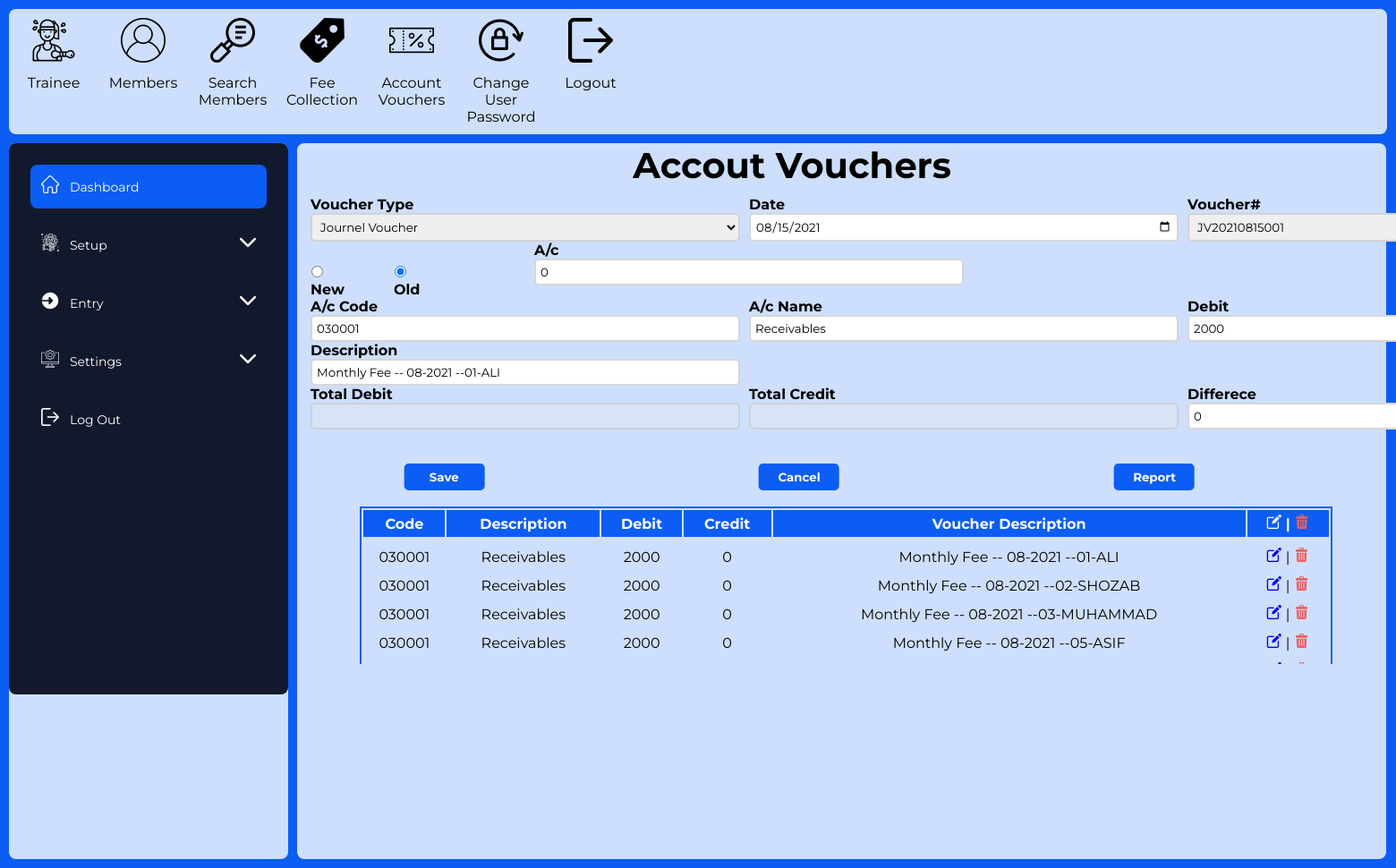
Page /vouchers/29/ (signed in) on the committed database.
### gymapp/models.py (models this page shows, shortened)
class Cashdet01(models.Model):
    CHOICES = (
        ('BV', 'Bank Voucher'),
        ('CV', 'Cash Voucher'),
        ('JV', 'Journel Voucher'),
    )
    code = models.CharField(max_length=10000)
    salpur = models.CharField(max_length=30, default=0 )
    bill = models.CharField(max_length=30, default=0 )
    party = models.CharField(max_length=30, default=0)
    date = models.DateField(default='2021-01-01')
    partydescript = models.CharField(max_length=30,default=0)
    descript = models.CharField(max_length=100, default=0)
    debit = models.IntegerField(default=0 )
    credit = models.IntegerField(default=0 )
    vouchno = models.CharField(max_length=30 )
    balance = models.IntegerField(default=0 )
    cashbalance = models.IntegerField(default=0 )
    primaryno = models.AutoField(primary_key=True)
    balance1 = models.IntegerField(default=0 )
    vouchtype = models.CharField(max_length=30, choices=CHOICES)
    reconmark = models.CharField(max_length=30, default=0 )
    username = models.CharField(max_length=30 )
    entrydate = models.DateField()
    deleted = models.CharField(max_length=30 )

### gymapp/decorators.py (the view)
        def wrapper_func(request, *args, **kwargs):
            group = None
            if request.user.groups.exists():
                group = request.user.groups.all()[0].name
            if group in allowed_roles:
                print('group in allowed roles decorator')
                return view_func(request, *args, **kwargs)
            else:
                return HttpResponse('You are not authorized to view this page')

### gymapp/forms.py
class Cashdet01_f(ModelForm):
    class Meta:
        model = Cashdet01
        fields = "__all__"
        exclude = ('salpur', 'bill', 'reconmark',
                   'username', 'deleted', 'vouchno','code', 'date')

### gymapp/models.py (called while the page is built)
    def __str__(self):
        return self.party

### gymapp/views.py (called while the page is built)
@login_required(login_url='login')
@allowed_users(allowed_roles=['admin'])
def updatevoucher(request, pk):
    accountvoucher = Cashdet01.objects.get(primaryno=pk)
    form = Cashdet01_f(instance=accountvoucher)
    accountvouchers = Cashdet01.objects.all()
    chartsofaccounts = Customer01.objects.all()
    context = {'form': form, 'vouchers': accountvouchers,
               'voucher': accountvoucher,'chartsofaccounts': chartsofaccounts, }
    if 'save' in request.POST:
        form = Cashdet01_f(request.POST, instance=accountvoucher)
        if form.is_valid():
            form.save()
            return redirect('/vouchers/')
    if 'cancel' in request.POST:
        return redirect('/vouchers/')
    return render(request, 'gymtime/voucher_edit.html', context)

### gymapp/templates/gymtime/voucher_edit.html (shortened to what this page needs)
{% extends 'gymtime/dashboard.html' %}{% load static %}{% block content %}
<div class="item3">
    <form action="" method="POST">
        <section class="voucher-inputs">
            <h1 class="voucher-main-heading">Accout Vouchers</h1>
            <div class="voucher-first-line">
                <label><span>Voucher Type</span>
          <div>{{form.vouchtype}}</div>
        </label>
                <label><span>Date</span>
          <div class="voucher-first-line-input voucher-first-line-input-second">
            {{form.entrydate}}
          </div>
        </label>
                <label><span>Voucher#</span>
          <select
            name="Voucherno"
            class="voucher-first-line-dropbox2"
            id="id_select"
          >
            {% if vouchers %} {%for voucher in vouchers %}
            <option value="{{voucher.vouchno}}">{{voucher.vouchno}}</option>
            {% endfor %} {% else %}
            <option>none</option>
            {% endif %}
          </select></label
        >
            </div>
            <div class="voucher-second-line">
                <div class="voucher-second-line-radio">
                    <div class="voucher-second-line-radio1">
                        <input type="radio" name="voucher" value="new" class="voucher-second-line-input voucher-second-line-input-first" id="voucher-second-line-input-first" /><label><span class="old">New</span></label>
                    </div>
                    <div class="voucher-second-line-radio2">
                        <input type="radio" name="voucher" value="old" class="voucher-second-line-input voucher-second-line-input-second" id="voucher-second-line-input-second" checked onclick="oldCheck()" /><label> <span class="old">Old</span></label>
                    </div>
                </div>
                <label id="id_balanceDiv"><span>A/c</span>
          <div
            type="text"
            class="voucher-second-line-input voucher-second-line-input-third"
          >
            {{form.balance}}
          </div>
        </label>
            </div>
            <div class="voucher-third-line">
                <label><span>A/c Code</span>
          <div
            type="text"
            contenteditable="false"
            class="voucher-third-line-input voucher-third-line-input-first"
          >
            {{form.party}}
          </div>
        </label>
                <label class="my-input"><span>A/c Name</span>
          <div
            type="text"
            class="voucher-third-line-input voucher-fir-third-line-input-second"
          >
            {{form.partydescript}}
          </div>
        </label>
                <label><span>Debit</span>
          <div
            class="voucher-third-line-input voucher-fir-third-line-input-third"
          >
            {{form.debit}}
          </div>
        </label>
            </div>
            <div class="voucher-fourth-line">
                <label><span>Description</span>
          <div
            type="text"
            class="voucher-fourth-line-input voucher-fourth-line-input-first"
          >
            {{form.descript}}
          </div>
        </label>
            </div>
            <div class="voucher-fifth-line">
                <label><span>Total Debit</span>
          <div class="voucher-fifth-line-input voucher-fifth-line-input-first">
            <input type="text" disabled />
          </div>
        </label>
                <label><span>Total Credit</span>
          <div class="voucher-fifth-line-input voucher-fifth-line-input-second">
            <input type="text" disabled />
          </div>
        </label>
                <label><span>Differece</span>
          <div class="voucher-fifth-line-input voucher-fifth-line-input-third">
            {{form.balance1}}
          </div>
        </label>
            </div>
        </section>
        <section class="members">
            <div class="members-buttons">
                <button class="members-buttons-button members-buttons-button-save" id="members-buttons-button-save" type="submit" name="save">
          Save
        </button>
        <a href="{% url 'accountsvoucher' %}"><button class="members-buttons-button members-buttons-button-cancel" type="button">
          Cancel
        </button></a>
                <button class="members-buttons-button members-buttons-button-report">
          Report
        </button>
            </div>
        </section>
        <section class="voucher-table">
            <table>
                <thead>
                    <tr>
                        <th>Code</th>
                        <th>Description</th>
                        <th>Debit</th>
                        <th>Credit</th>
                        <th>Voucher Description</th>
                        <th>
                            <i class="flaticon-edit"></i><span>|</span
              ><i class="flaticon-trash trash"></i>
            </th>
          </tr>
        </thead>
        <tbody>
          {% for voucher in vouchers%}
          <tr>
            <td>{{voucher.party}}</td>
            <td>{{voucher.partydescript}}</td>
            <td>{{voucher.debit}}</td>
            <td>{{voucher.credit}}</td>
            <td>{{voucher.descript}}</td>
            <td>
              <a
                href="{% url 'updatevoucher' voucher.primaryno %}"
                class="voucher-table-icon voucher-table-edit"
                ><i class="flaticon-edit edit"></i></a
              ><span>|</span
              ><a
                href="{% url 'deleteaccountsvouchers' voucher.primaryno %}"
                class="voucher-table-icon voucher-table-delete"
                ><i class="flaticon-trash trash"></i
              ></a>
            </td>
          </tr>
          {% endfor %}
        </tbody>
      </table>
    </section>
  </form>
</div>
{% endblock %}

### static/css/main.css (style rules this page uses)
* { margin: 0; padding: 0; box-sizing: border-box; font-family: "Montserrat", sans-serif; }
.trash { color: #ec6060; }
body { background-color: #0c5df4; }
.item3 { grid-area: main; border-radius: 8px; position: relative; width: 78vw; z-index: 5; }
.grid-container>div[class="item3"] { background-color: rgba(255, 255, 255, 0.8); }
a { text-decoration: none; }
form { margin-left: 10px; }
label { display: flex; flex-direction: column; }
label span { margin-left: 5px; font-weight: bold; }
input { padding: 5px; margin: 0 5px; border-radius: 5px; border: 2px solid rgba(204, 204, 204, 0.8); outline: none; }
button { cursor: pointer; }
table { margin-left: auto; margin-right: auto; border: 2px solid #0c5df4; width: 90%; }
table th { padding: 5px; background-color: #0c5df4; color: #fff; }
table tr { text-align: center; }
table tr td { padding-top: 10px; white-space: nowrap; text-overflow: ellipsis; }
table tr span { padding: 0 5px; }
.members { width: 100%; margin-top: 30px; }
.members-buttons { width: 100%; display: flex; justify-content: space-around; transform: translateX(-5%); margin: 0.5rem !important; padding: 0.5rem !important; }
.members-buttons-button { width: 90px; padding: 5px 0; border: 2px solid #0c5df4; border-radius: 5px; outline: none; background-color: #0c5df4; margin: 0px 5px; color: #fff; font-weight: bold; }
.voucher-inputs input { width: 250px; }
.voucher-first-line { display: flex; margin-top: 10px; }
.voucher-main-heading { text-align: center; transform: translateX(-5%); font-size: 40px; }
#id_vouchtype { width: 250px; padding: 5px; margin: 0 5px; border-radius: 5px; border: 2px solid rgba(204, 204, 204, 0.8); outline: none; }
.voucher-first-line-dropbox2 { width: 250px; padding: 5px; margin: 0 5px; border-radius: 5px; border: 2px solid rgba(204, 204, 204, 0.8); outline: none; }
.voucher-second-line { display: flex; }
.voucher-second-line-radio { display: flex; width: 250px; padding-top: 25px; }
.voucher-second-line-radio1 { margin-right: 50px; }
#voucher-second-line-input-first { width: 15px; }
#voucher-second-line-input-second { width: 15px; }
.voucher-third-line { display: flex; }
#id_descript { width: 1030px; }
.voucher-fifth-line { display: flex; }
.voucher-table { margin-top: 10px; max-height: 22vh; overflow-y: scroll; }
.my-input { position: relative; }

### static/css/responsive.css (style rules this page uses)
@media only screen and (min-device-width: 768px) and (max-device-width: 1024px) { label input, select, option { width: 30rem !important; } }
@media only screen and (min-device-width: 768px) and (max-device-width: 1024px) { .grid-container > div[class="item3"] { min-height: 100vh; } }

### rows in the picture
Cashdet01: vouchtype "Journel Voucher", entrydate "08/15/2021", balance "0", party "030001", partydescript "Receivables", debit "2000", descript "Monthly Fee -- 08-2021 --01-ALI", balance1 "0", credit "0"
Cashdet01: party "030001", partydescript "Receivables", debit "2000", credit "0", descript "Monthly Fee -- 08-2021 --02-SHOZAB"
Cashdet01: party "030001", partydescript "Receivables", debit "2000", credit "0", descript "Monthly Fee -- 08-2021 --03-MUHAMMAD"
Cashdet01: party "030001", partydescript "Receivables", debit "2000", credit "0", descript "Monthly Fee -- 08-2021 --05-ASIF"

### other values in the picture
form field Voucherno "JV20210815001"
